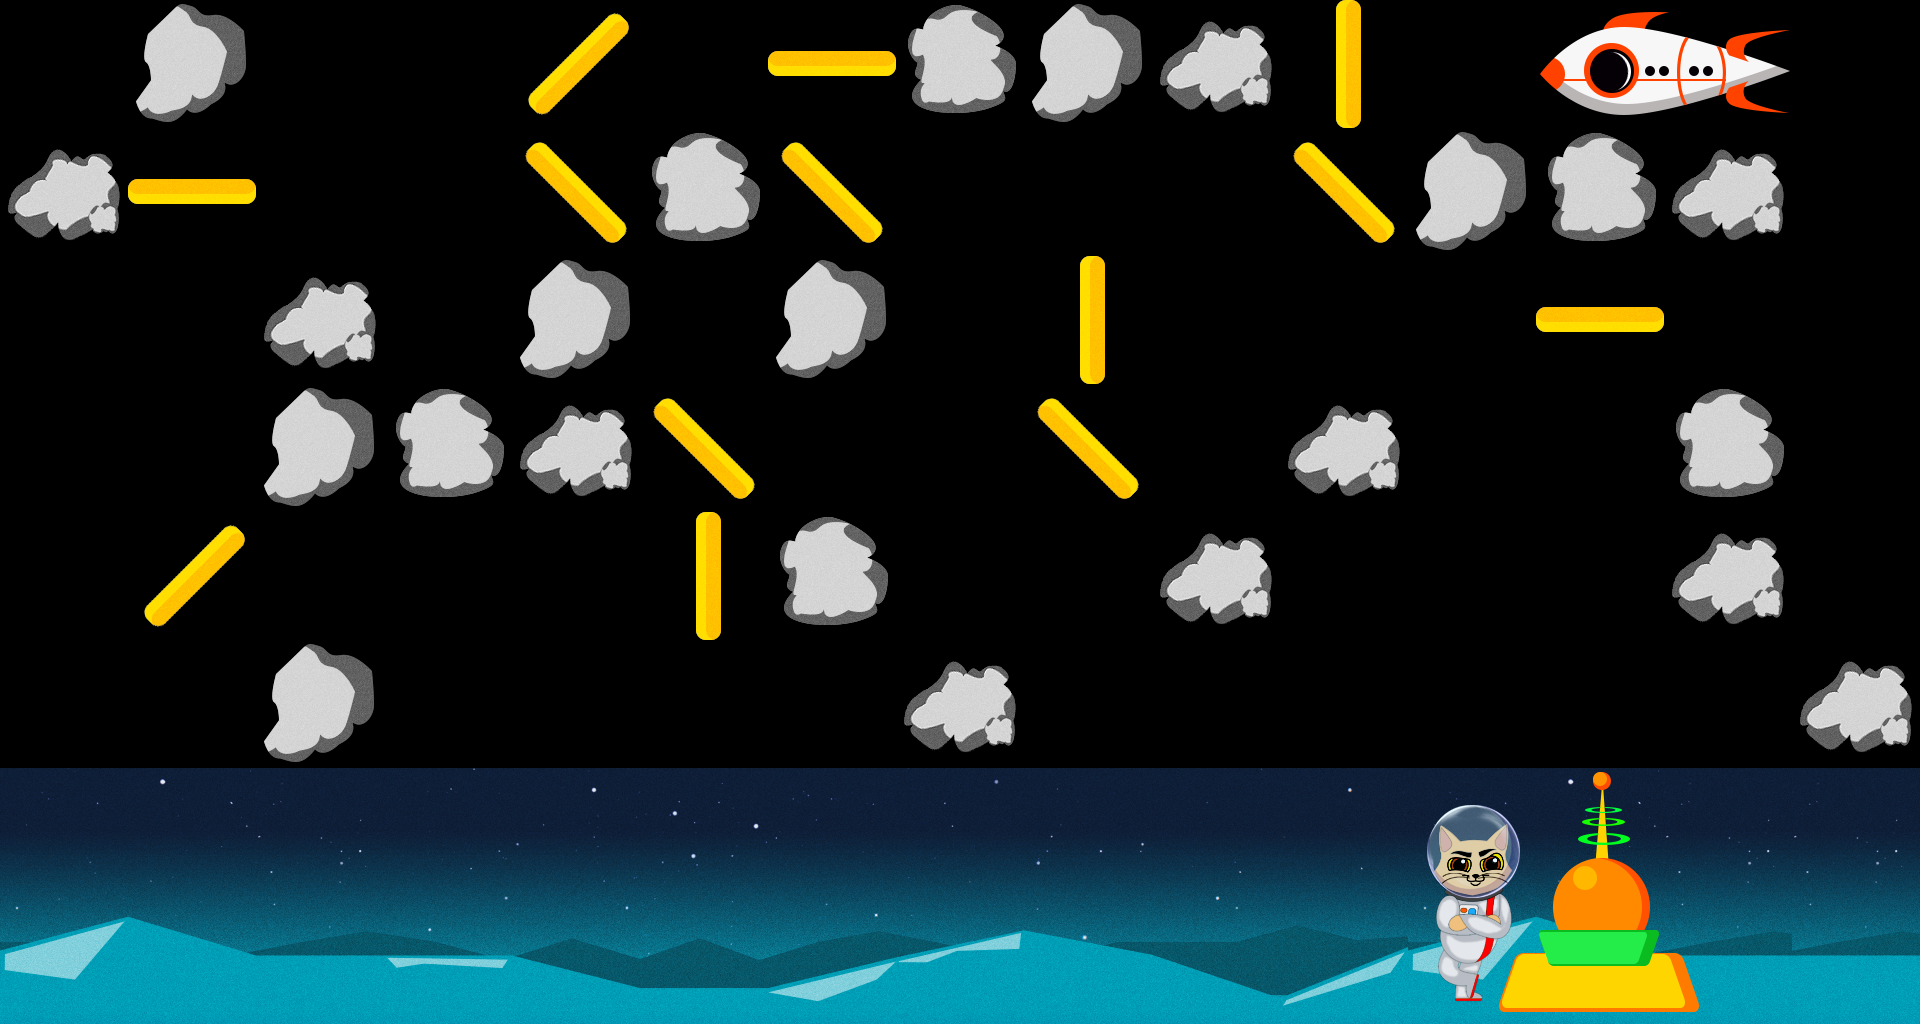

Below is a game level as drawn by its tile map, then a one-line description and the .tmx file that defines it, in full:
An orthogonal 15x8 tile map with 128x128 px tiles, 3 tile layers (BackgroudLayer, PlayerLayer, GameLayer), 2 tilesets.

<map version="1.0" tiledversion="1.1.0" orientation="orthogonal" renderorder="right-down" width="15" height="8" tilewidth="128" tileheight="128" infinite="0" nextobjectid="1">
 <tileset firstgid="1" source="tiles.tsx" />
 <tileset firstgid="65" source="template_assets_v1.tsx" />
 <layer name="BackgroudLayer" width="15" height="8">
  <data encoding="csv">
0,0,0,0,0,0,0,0,0,0,0,0,0,0,0,
0,0,0,0,0,0,0,0,0,0,0,0,0,0,0,
0,0,0,0,0,0,0,0,0,0,0,0,0,0,0,
0,0,0,0,0,0,0,0,0,0,0,0,0,0,0,
0,0,0,0,0,0,0,0,0,0,0,0,0,0,0,
0,0,0,0,0,0,0,0,0,0,0,0,0,0,0,
158,159,160,161,162,163,164,165,166,167,168,158,159,160,160,
173,174,175,176,177,178,179,180,181,182,183,173,174,175,175
</data>
 </layer>
 <layer name="PlayerLayer" width="15" height="8">
  <data encoding="csv">
0,0,0,0,0,0,0,0,0,0,0,0,0,0,0,
0,0,0,0,0,0,0,0,0,0,0,0,0,0,0,
0,0,0,0,0,0,0,0,0,0,0,0,0,0,0,
0,0,0,0,0,0,0,0,0,0,0,0,0,0,0,
0,0,0,0,0,0,0,0,0,0,0,0,0,0,0,
0,0,0,0,0,0,0,0,0,0,0,0,0,0,0,
0,0,0,0,0,0,0,0,0,0,0,136,0,0,0,
0,0,0,0,0,0,0,0,0,0,0,151,0,0,0
</data>
 </layer>
 <layer name="GameLayer" width="15" height="8">
  <data encoding="csv">
0,133,0,0,120,0,122,134,133,135,119,0,92,93,0,
135,122,0,0,121,134,121,0,0,0,121,133,134,135,0,
0,0,135,0,133,0,133,0,119,0,0,0,122,0,100,
0,0,133,134,135,121,0,0,121,0,135,0,0,134,0,
0,120,0,0,0,119,134,0,0,135,0,0,0,135,0,
0,0,133,0,0,0,0,135,0,0,0,0,0,0,135,
0,0,0,0,0,0,0,0,0,0,0,89,90,91,0,
0,0,0,0,0,0,0,0,0,0,0,104,105,106,0
</data>
 </layer>
</map>
